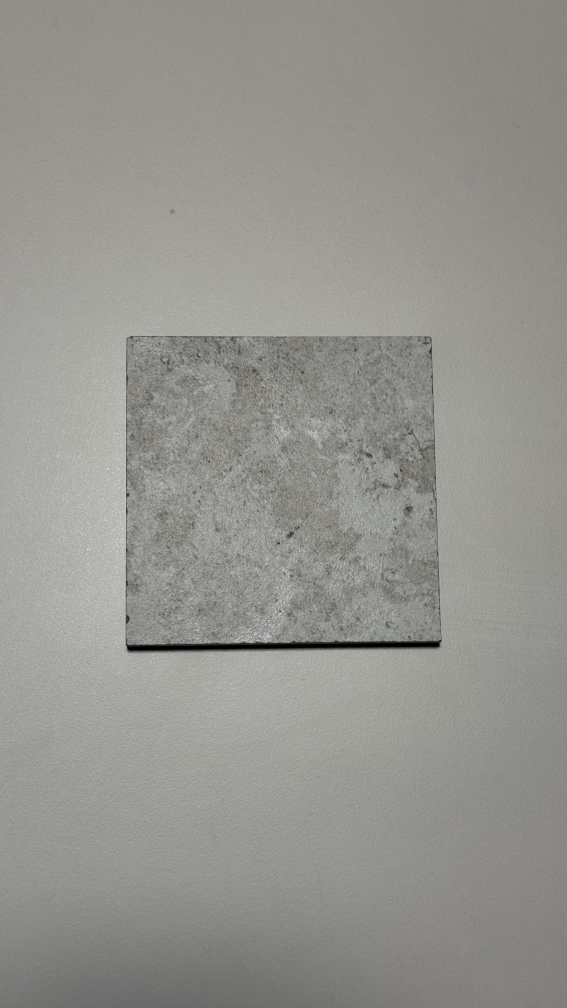
#> input picture pipeline/input/raw/Grestec_BOEA56409.jpg, 2268 x 4032 px (shown at 1/4 size)
$ python -i capture_to_pbr.py   (imports and definitions only)
#> lines starting #> are read from the running program, lines starting #| are printed output that depends on the picture
#> further down, picture is the input picture: shape (4032, 2268, 3); mean B, G, R 143.3, 148.5, 148.5
import argparse
import sys
from pathlib import Path
from datetime import date

import cv2
import numpy as np
from PIL import Image


# 배경 제거: 픽셀값 10 이하를 배경으로 보고 가장 큰 윤곽의 bounding box만 남긴다
# [11 lines left out: function crop_to_subject, not called in this run]


# 밝기 평탄화: LAB 색공간의 L채널에만 CLAHE를 적용해 조명 영향을 줄인다
def flatten_brightness(img_bgr):
    lab = cv2.cvtColor(img_bgr, cv2.COLOR_BGR2LAB)
#> lab: shape (4032, 2268, 3); mean of channels 0, 1, 2 156.5, 127.1, 130.7
    l, a, b = cv2.split(lab)

    # clipLimit: 대비 증폭 상한 / tileGridSize: 로컬 영역 분할 크기
    clahe = cv2.createCLAHE(clipLimit=2.0, tileGridSize=(8, 8))
    l = clahe.apply(l)
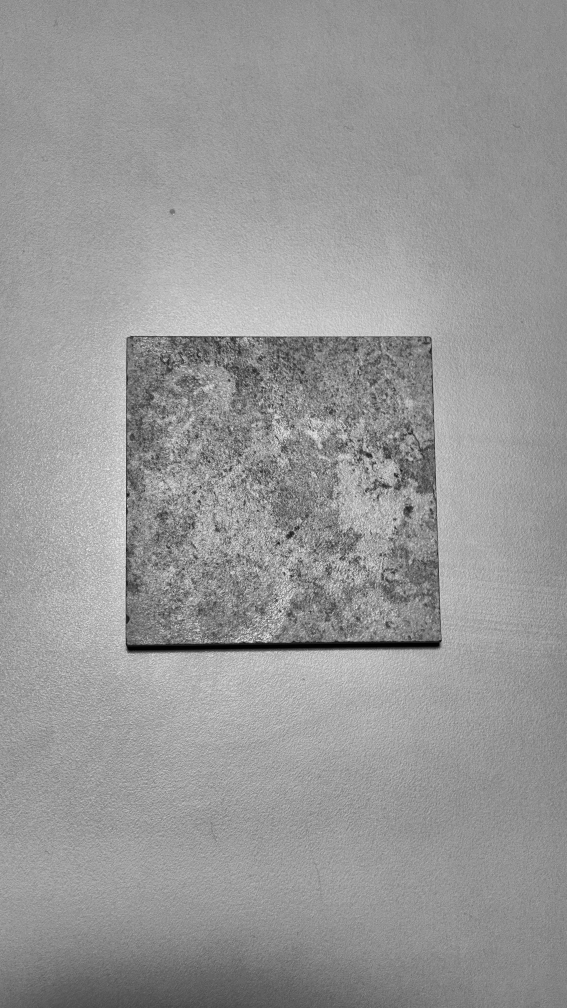
#> l: shape (4032, 2268) (shown at 1/4 size); min 1, max 247, mean 151.5

    lab = cv2.merge([l, a, b])
#> lab: shape (4032, 2268, 3); mean of channels 0, 1, 2 151.5, 127.1, 130.7
    return cv2.cvtColor(lab, cv2.COLOR_LAB2BGR)


# [63 lines left out: function main, not called in this run]


# [2 lines not run here, left out]

>>> import cv2
>>> picture = cv2.imread('../pipeline/input/raw/Grestec_BOEA56409.jpg')
>>> result = flatten_brightness(picture)
